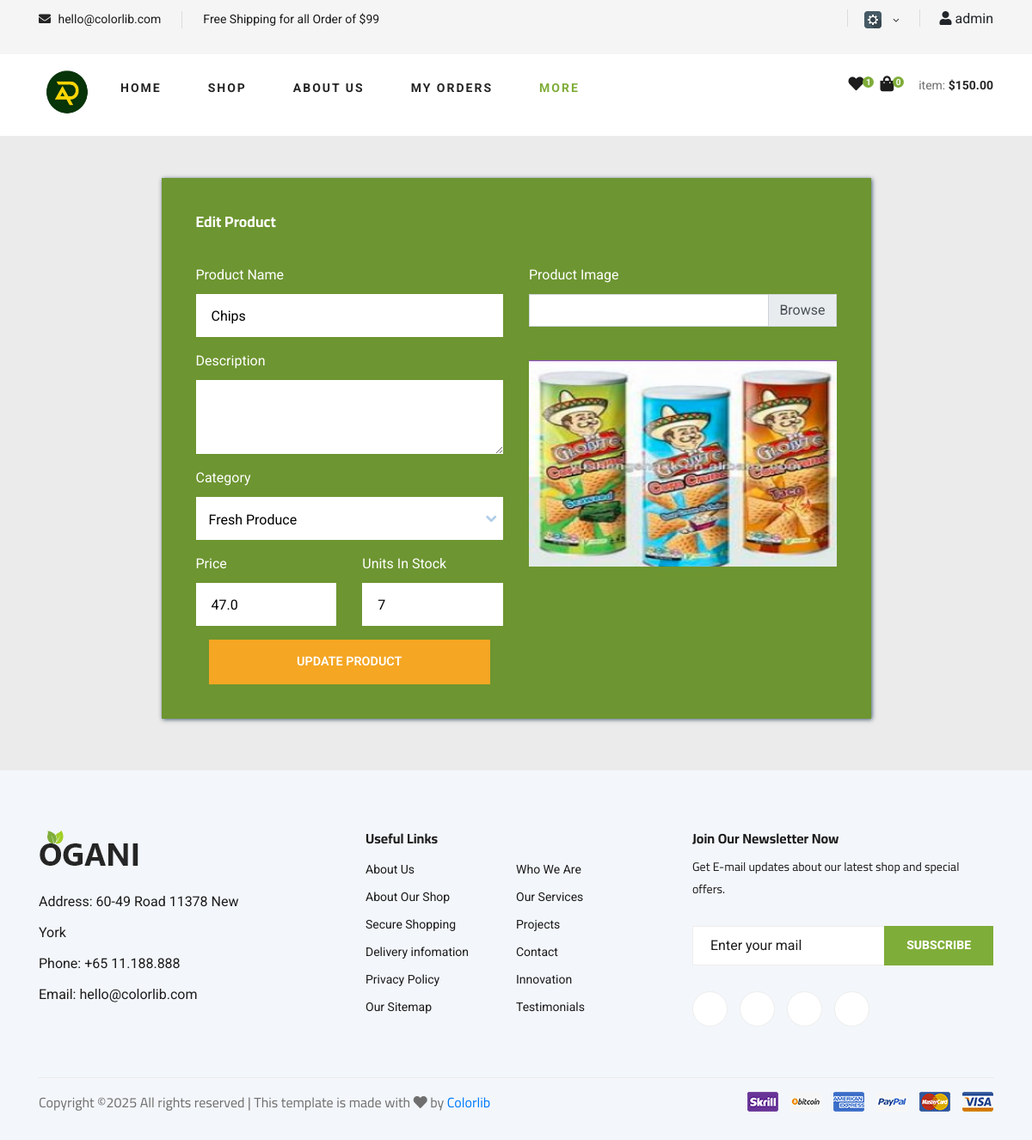
The page /edit-products/2 (signed in) on the database its author committed.
### shop/models.py (models this page shows)
class Product(db.Model):
    id = db.Column(db.Integer, primary_key=True)
    username = db.Column(db.String(255), nullable=False)
    name = db.Column(db.String(100), nullable=False)
    description = db.Column(db.Text, nullable=False)
    category = db.Column(db.String(50), nullable=False)
    price = db.Column(db.Float, nullable=False)
    stock = db.Column(db.Integer, nullable=False)
    image_filename = db.Column(db.String(100))
    cart_items = db.relationship('CartItem', back_populates='product')

### shop/routes.py (the view, shortened to what this page needs)
@app.route('/edit-products/<int:product_id>', methods=['GET', 'POST'])
def editproducts(product_id):
    username = session.get('name')
    cart_items = CartItem.query.filter_by(username=username).all()
    total_items = len(cart_items)
    form = AddProductForm()
    product = Product.query.get(product_id)
    return render_template('seller/edit-product.html', product=product, form=form, cart_items=cart_items, total_items=total_items)

### shop/forms.py
class AddProductForm(FlaskForm):
    name = StringField('Product Name', validators=[InputRequired()], render_kw={'style': 'background-color: #ffffff; color: #000000;'})
    description = TextAreaField('Description', validators=[InputRequired()], render_kw={'style': 'background-color: #ffffff; color: #000000;'})
    category = SelectField('Category', choices=[
        ('Fresh Produce', 'Fresh Produce'),
        ('Snack and Candy', 'Snack and Candy'),
        ('Pantry Staples', 'Pantry Staples'),
        ('Gourmet Foods', 'Gourmet Foods'),
        ('Beverages', 'Beverages')
    ], render_kw={'style': 'background-color: #ffffff; color: #000000;'})
    price = FloatField('Price', render_kw={'style': 'background-color: #ffffff; color: #000000;'})
    stock = IntegerField('Units In Stock', render_kw={'style': 'background-color: #ffffff; color: #000000;'})
    product_image = FileField('Product Image', validators=[FileAllowed(['jpg', 'jpeg', 'png'], 'Images only!')])

### templates/seller/edit-product.html (shortened to what this page needs)
{% include 'navbar.html' %}
<!DOCTYPE html>
<html lang="en">
  <head>
    <link rel="stylesheet" href="{{ url_for('static', filename='css2/fontawesome.min.css') }}" />
    <link rel="stylesheet" href="{{ url_for('static', filename='jquery-ui-datepicker/jquery-ui.min.css') }}" type="text/css" />
    <link rel="stylesheet" href="{{ url_for('static', filename='css2/css/bootstrap.min.css') }}" />
    <link rel="stylesheet" href="{{ url_for('static', filename='css2/templatemo-style.css') }}">
  </head>
  <body style="background-color: #ecebeb;">
    <div class="container tm-mt-big tm-mb-big" style="padding-top: 150px; background-color: #ecebeb;">
        <div class="row">
            <div class="col-xl-9 col-lg-10 col-md-12 col-sm-12 mx-auto">
                <div class="tm-bg-primary-dark tm-block tm-block-h-auto" style="background-color: #6D9531 ;">
                    <div class="row">
                        <div class="col-12" style="background-color: #6D9531; margin-bottom: 10px;">
                            <h2 class="tm-block-title d-inline-block">Edit Product</h2>
                        </div>
                    </div>
                    <div class="row tm-edit-product-row">
                        <div class="col-xl-6 col-lg-6 col-md-12">
                            <form method="POST" action="" class="tm-edit-product-form" enctype="multipart/form-data">
                                <div class="form-group mb-3">
                                    {{ form.name.label(for="name", class="form-label") }}
                                    {{ form.name(id="name", class="form-control validate", value=product.name) }}
                                </div>
                                <div class="form-group mb-3">
                                    {{ form.description.label(for="description", class="form-label") }}
                                    {{ form.description(id="description", class="form-control validate", value=product.description) }}
                                </div>
                                <div class="form-group mb-3">
                                    {{ form.category.label(for="category", class="form-label") }}
                                    {{ form.category(id="category", class="custom-select tm-select-accounts", value=product.category) }}
                                </div>
                                <div class="row">
                                    <div class="form-group mb-3 col-xs-12 col-sm-6">
                                        {{ form.price.label(for="price", class="form-label") }}
                                        {{ form.price(id="price", class="form-control validate", value=product.price) }}
                                    </div>
                                    <div class="form-group mb-3 col-xs-12 col-sm-6">
                                        {{ form.stock.label(for="stock", class="form-label") }}
                                        {{ form.stock(id="stock", class="form-control validate", value=product.stock) }}
                                    </div>
                                </div>
                                <div class="col-12">
                                  <button type="submit" class="btn btn-primary btn-block text-uppercase">Update Product</button>
                                </div>
                            </div>
                            <div class="col-xl-6 col-lg-6 col-md-12 mx-auto mb-4">
                              <div class="form-group mb-3">
                                <label for="product_image">Product Image</label>
                                <div class="custom-file">
                                  {{ form.product_image.label(class="form-label") }}
                                  <label class="custom-file-label" for="fileInput">Choose file</label>
                                </div>
                              </div>
                              <div class="tm-product-img-dummy mx-auto">
                                <img id="previewImage" src="{{ url_for('static', filename='images/' + product.image_filename) }}" alt="Preview" style="width: 100%; height: 100%;" />
                            </div>
                              <div class="custom-file mt-3 mb-3">
                              </div>
                            </div>
                        </div>
                    </div>
                </div>
            </div>
        </div>
</body>
    <footer class="footer spad">
      <div class="container">
          <div class="row">
              <div class="col-lg-3 col-md-6 col-sm-6">
                  <div class="footer__about">
                      <div class="footer__about__logo">
                          <a href="./index.html"><img src="static/img/logo.png" alt=""></a>
                      </div>
                      <ul>
                          <li>Address: 60-49 Road 11378 New York</li>
                          <li>Phone: +65 11.188.888</li>
                          <li>Email: hello@colorlib.com</li>
                      </ul>
                  </div>
              </div>
              <div class="col-lg-4 col-md-6 col-sm-6 offset-lg-1">
                  <div class="footer__widget">
                      <h6>Useful Links</h6>
                      <ul>
                          <li><a href="#">About Us</a></li>
                          <li><a href="#">About Our Shop</a></li>
                          <li><a href="#">Secure Shopping</a></li>
                          <li><a href="#">Delivery infomation</a></li>
                          <li><a href="#">Privacy Policy</a></li>
                          <li><a href="#">Our Sitemap</a></li>
                      </ul>
                      <ul>
                          <li><a href="#">Who We Are</a></li>
                          <li><a href="#">Our Services</a></li>
                          <li><a href="#">Projects</a></li>
                          <li><a href="#">Contact</a></li>
                          <li><a href="#">Innovation</a></li>
                          <li><a href="#">Testimonials</a></li>
                      </ul>
                  </div>
              </div>
              <div class="col-lg-4 col-md-12">
                  <div class="footer__widget">
                      <h6>Join Our Newsletter Now</h6>
                      <p>Get E-mail updates about our latest shop and special offers.</p>
                      <form action="#">
                          <input type="text" placeholder="Enter your mail">
                          <button type="submit" class="site-btn">Subscribe</button>
                      </form>
                      <div class="footer__widget__social">
                          <a href="#"></a>
                          <a href="#"></a>
                          <a href="#"></a>
                          <a href="#"></a>
                      </div>
                  </div>
              </div>
          </div>
          <div class="row">
              <div class="col-lg-12">
                  <div class="footer__copyright">
                      <div class="footer__copyright__text"><p>
  Copyright &copy;<script>document.write(new Date().getFullYear());</script> All rights reserved | This template is made with <i class="fa fa-heart" aria-hidden="true"></i> by <a href="https://colorlib.com" target="_blank">Colorlib</a>
  </p></div>
                      <div class="footer__copyright__payment"><img src="static/img/payment-item.png" alt=""></div>
                  </div>
              </div>
          </div>
      </div>
  </footer>
  </body>
</html>

### static/css/style.css (style rules this page uses)
html, body { height: 100%; font-family: "Cairo", sans-serif; -webkit-font-smoothing: antialiased; font-smoothing: antialiased; }
h1, h2, h3, h4, h5, h6 { margin: 0; color: #111111; font-weight: 400; font-family: "Cairo", sans-serif; }
h2 { font-size: 36px; }
h6 { font-size: 16px; }
p { font-size: 16px; font-family: "Cairo", sans-serif; color: #6f6f6f; font-weight: 400; line-height: 26px; margin: 0 0 15px 0; }
img { max-width: 100%; }
ul, ol { padding: 0; margin: 0; }
.spad { padding-top: 100px; padding-bottom: 100px; }
.site-btn { font-size: 14px; color: #ffffff; font-weight: 800; text-transform: uppercase; display: inline-block; padding: 13px 30px 12px; background: #7fad39; border: none; }
.footer { background: #F3F6FA; padding-top: 70px; padding-bottom: 0; }
.footer__about { margin-bottom: 30px; }
.footer__about ul li { font-size: 16px; color: #1c1c1c; line-height: 36px; list-style: none; }
.footer__about__logo { margin-bottom: 15px; }
.footer__about__logo a { display: inline-block; }
.footer__widget { margin-bottom: 30px; overflow: hidden; }
.footer__widget h6 { color: #1c1c1c; font-weight: 700; margin-bottom: 10px; }
.footer__widget ul { width: 50%; float: left; }
.footer__widget ul li { list-style: none; }
.footer__widget ul li a { color: #1c1c1c; font-size: 14px; line-height: 32px; }
.footer__widget p { font-size: 14px; color: #1c1c1c; margin-bottom: 30px; }
.footer__widget form { position: relative; margin-bottom: 30px; }
.footer__widget form input { width: 100%; font-size: 16px; padding-left: 20px; color: #1c1c1c; height: 46px; border: 1px solid #ededed; }
.footer__widget form input::placeholder { color: #1c1c1c; }
.footer__widget form button { position: absolute; right: 0; top: 0; padding: 0 26px; height: 100%; }
.footer__widget .footer__widget__social a { display: inline-block; height: 41px; width: 41px; font-size: 16px; color: #404040; border: 1px solid #ededed; border-radius: 50%; line-height: 38px; text-align: center; background: #ffffff; -webkit-transition: all, 0.3s; -moz-transition: all, 0.3s; -ms-transition: all, 0.3s; -o-transition: all, 0.3s; transition: all, 0.3s; margin-right: 10px; }
.footer__widget .footer__widget__social a:last-child { margin-right: 0; }
.footer__copyright { border-top: 1px solid #ebebeb; padding: 15px 0; overflow: hidden; margin-top: 20px; }
.footer__copyright__text { font-size: 14px; color: #1c1c1c; float: left; line-height: 25px; }
.footer__copyright__payment { float: right; }
@media only screen and (min-width: 1200px) { .container { max-width: 1170px; } }

### static/css2/templatemo-style.css (style rules this page uses)
html { font-size: 16px; overflow-x: hidden; }
body { font-family: Roboto, Helvetica, Arial, sans-serif; background-color: #4e657a; overflow-x: hidden; }
.tm-mt-big { margin-top: 57px; }
.tm-mb-big { margin-bottom: 60px; }
.tm-block { padding: 40px; -webkit-box-shadow: 1px 1px 5px 0 #455c71; -moz-box-shadow: 1px 1px 5px 0 #455c71; box-shadow: 1px 1px 5px 0 #455c71; min-height: 350px; height: 100%; max-height: 450px; }
.tm-block-h-auto { min-height: 1px; max-height: none; height: auto; }
.tm-block-title { font-size: 1.1rem; font-weight: 700; color: #fff; margin-bottom: 30px; }
.form-control { background-color: #54657d; color: #fff; border: 0; }
.form-group label { color: #fff; margin-bottom: 10px; }
.form-control { padding: 19px 18px; border-radius: 0; height: 50px; }
.form-group { margin-bottom: 15px; }
.btn { border-radius: 0; padding: 13px 28px; transition: all 0.2s ease; max-width: 100%; }
.btn-primary { color: #fff; background-color: #f5a623; border: 2px solid #f5a623; font-size: 90%; font-weight: 600; }
.custom-file-label { border-radius: 0; }
.tm-bg-primary-dark { background-color: #435c70; }
.custom-select { width: 100%; border: none; color: #acc6de; height: 50px; -webkit-appearance: none; -moz-appearance: none; -ms-appearance: none; -o-appearance: none; appearance: none; -webkit-border-radius: 0; -moz-border-radius: 0; -ms-border-radius: 0; -o-border-radius: 0; border-radius: 0; padding: 15px; background: url(../img/arrow-down.png) 98% no-repeat #50657b; }
.custom-select { height: 50px; border-radius: 0; }
.tm-product-img-dummy { max-width: 100%; height: 240px; display: flex; align-items: center; justify-content: center; color: #fff; background: #aaa; }

### rows shown on the page
Product: name "Chips", category "Fresh Produce", price "47.0", stock "7", image_filename (picture)

### other values the page prints
{{ session['name'] }} "admin"
{{ total_items }} "0"
